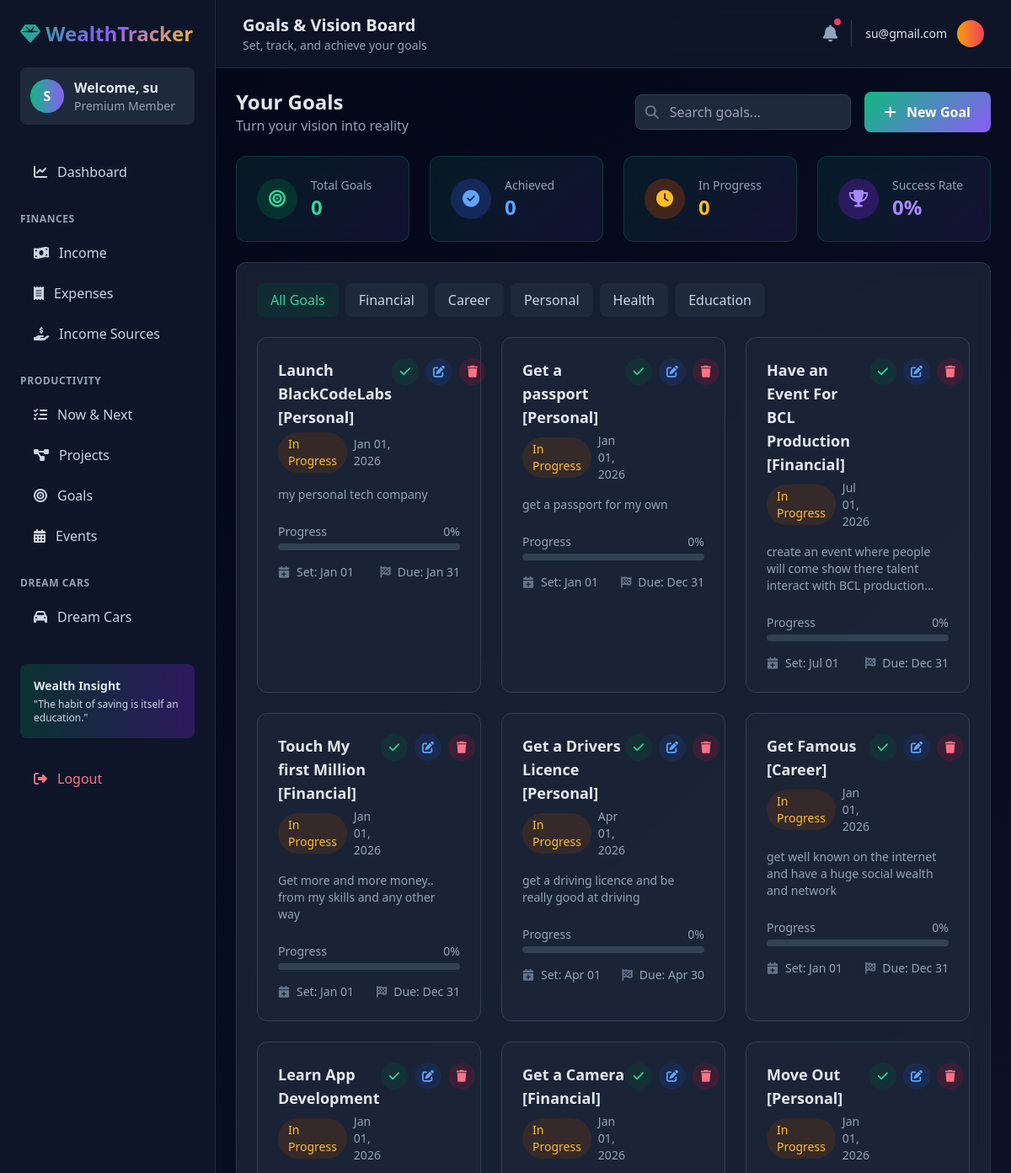
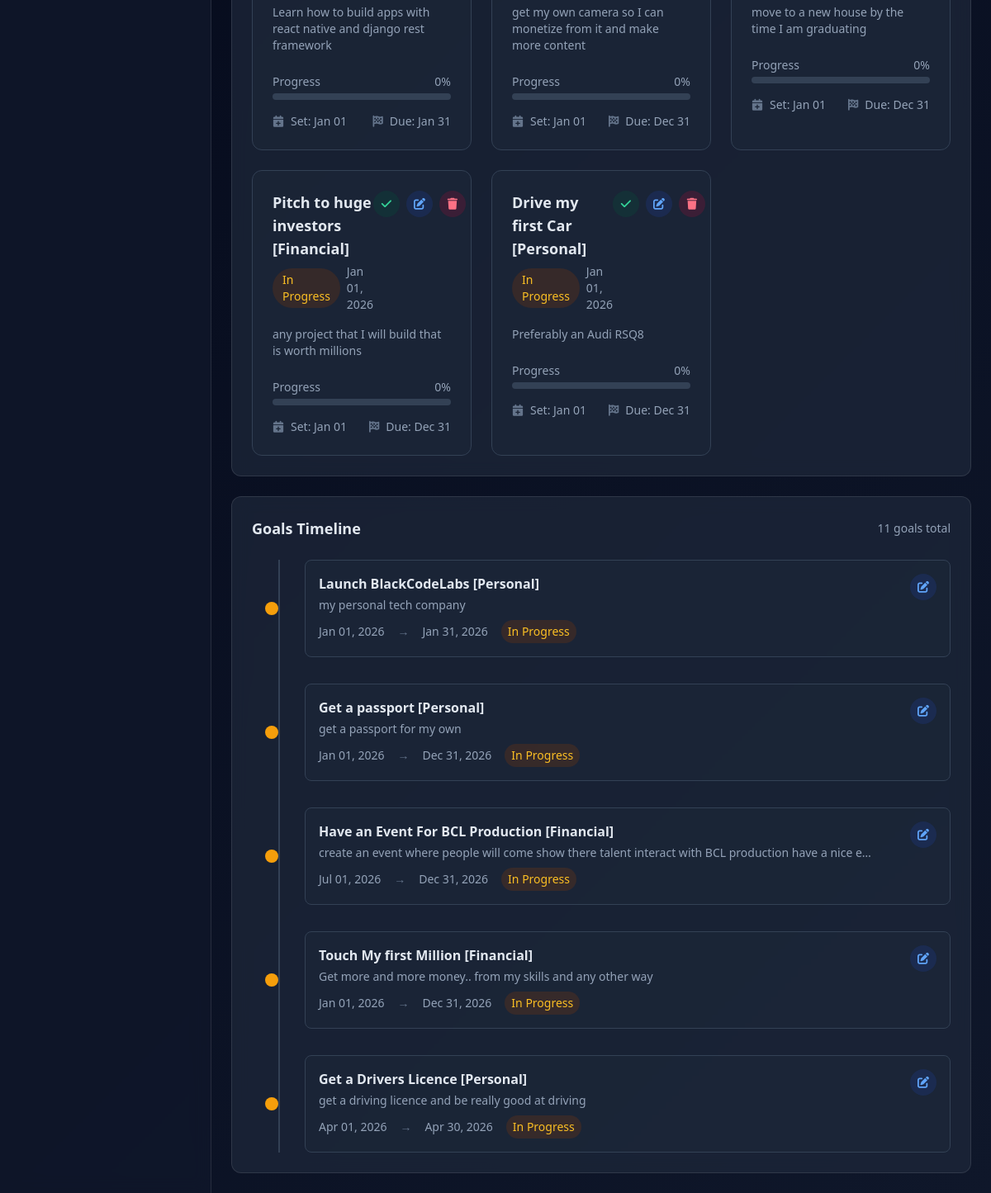
Screenshot of /goals/ (signed in) with the database file from the repository (2 pictures, top to bottom).
### Tracker/models.py (models this page shows, shortened)
class Goals(models.Model):
    user = models.ForeignKey(User, on_delete=models.CASCADE, null=True)
    goal_title = models.CharField(max_length=100, default="")
    date_set = models.DateTimeField(default=timezone.now)
    goal_description = models.TextField(default="")
    end_date = models.DateTimeField(default=timezone.now)
    achieved = models.BooleanField(default=False)

### Tracker/views.py (the view)
# urls.py: path('goals/', views.GoalsListView.as_view(), name='goals-list'),
class GoalsListView(LoginRequiredMixin, ListView):
    model = Goals
    template_name = 'tracker/goals_list.html'
    context_object_name = 'goals'
    def get_queryset(self):
        return Goals.objects.filter(user=self.request.user)

### Tracker/templates/tracker/goals_list.html (shortened to what this page needs)
{% extends 'tracker/base.html' %}
{% load static %}
{% block header_title %}Goals & Vision Board{% endblock %}
{% block header_subtitle %}Set, track, and achieve your goals{% endblock %}
{% block content %}
<div class="space-y-6">
    <div class="flex flex-col md:flex-row items-start md:items-center justify-between gap-4">
        <div>
            <h2 class="text-2xl font-bold">Your Goals</h2>
            <p class="text-slate-400">Turn your vision into reality</p>
        </div>
        <div class="flex items-center space-x-4">
            <div class="relative">
                <input type="text"
                       placeholder="Search goals..."
                       class="bg-slate-800 border border-slate-700 rounded-lg px-4 py-2 pl-10 w-full md:w-64 focus:outline-none focus:ring-2 focus:ring-emerald-500">
                <i class="fas fa-search absolute left-3 top-1/2 transform -translate-y-1/2 text-slate-500"></i>
            </div>
            <a href="{% url 'goals-create' %}" class="btn-primary">
                <i class="fas fa-plus mr-2"></i> New Goal
            </a>
        </div>
    </div>
    <div class="grid grid-cols-1 md:grid-cols-4 gap-6">
        <div class="stat-card card p-6 rounded-xl">
            <div class="flex items-center">
                <div class="w-12 h-12 bg-emerald-900/50 rounded-full flex items-center justify-center mr-4">
                    <i class="fas fa-bullseye text-emerald-400 text-xl"></i>
                </div>
                <div>
                    <p class="text-slate-400 text-sm">Total Goals</p>
                    <h3 class="text-2xl font-bold text-emerald-400">{{ total_goals|default:"0" }}</h3>
                </div>
            </div>
        </div>
        <div class="stat-card card p-6 rounded-xl">
            <div class="flex items-center">
                <div class="w-12 h-12 bg-blue-900/50 rounded-full flex items-center justify-center mr-4">
                    <i class="fas fa-check-circle text-blue-400 text-xl"></i>
                </div>
                <div>
                    <p class="text-slate-400 text-sm">Achieved</p>
                    <h3 class="text-2xl font-bold text-blue-400">{{ achieved_count|default:"0" }}</h3>
                </div>
            </div>
        </div>
        <div class="stat-card card p-6 rounded-xl">
            <div class="flex items-center">
                <div class="w-12 h-12 bg-amber-900/50 rounded-full flex items-center justify-center mr-4">
                    <i class="fas fa-clock text-amber-400 text-xl"></i>
                </div>
                <div>
                    <p class="text-slate-400 text-sm">In Progress</p>
                    <h3 class="text-2xl font-bold text-amber-400">{{ in_progress_count|default:"0" }}</h3>
                </div>
            </div>
        </div>
        <div class="stat-card card p-6 rounded-xl">
            <div class="flex items-center">
                <div class="w-12 h-12 bg-violet-900/50 rounded-full flex items-center justify-center mr-4">
                    <i class="fas fa-trophy text-violet-400 text-xl"></i>
                </div>
                <div>
                    <p class="text-slate-400 text-sm">Success Rate</p>
                    <h3 class="text-2xl font-bold text-violet-400">{{ success_rate|default:"0" }}%</h3>
                </div>
            </div>
        </div>
    </div>
    <div class="card rounded-xl p-6">
        <div class="flex flex-wrap gap-2 mb-6">
            <button class="px-4 py-2 bg-emerald-900/30 text-emerald-400 rounded-lg font-medium">All Goals</button>
            <button class="px-4 py-2 bg-slate-800 hover:bg-slate-700 text-slate-300 rounded-lg">Financial</button>
            <button class="px-4 py-2 bg-slate-800 hover:bg-slate-700 text-slate-300 rounded-lg">Career</button>
            <button class="px-4 py-2 bg-slate-800 hover:bg-slate-700 text-slate-300 rounded-lg">Personal</button>
            <button class="px-4 py-2 bg-slate-800 hover:bg-slate-700 text-slate-300 rounded-lg">Health</button>
            <button class="px-4 py-2 bg-slate-800 hover:bg-slate-700 text-slate-300 rounded-lg">Education</button>
        </div>
        <div class="grid grid-cols-1 md:grid-cols-2 lg:grid-cols-3 gap-6">
            {% for goal in goals %}
            <div class="bg-slate-800/50 rounded-xl p-6 border {% if goal.achieved %}border-emerald-500/50{% else %}border-slate-700{% endif %} hover:border-emerald-500 transition-colors">
                <div class="flex items-start justify-between mb-4">
                    <div class="flex-1">
                        <h3 class="text-lg font-bold mb-1">{{ goal.goal_title }}</h3>
                        <div class="flex items-center space-x-2">
                            <span class="px-3 py-1 {% if goal.achieved %}bg-emerald-900/30 text-emerald-400{% else %}bg-amber-900/30 text-amber-400{% endif %} rounded-full text-sm">
                                {% if goal.achieved %}Achieved{% else %}In Progress{% endif %}
                            </span>
                            <span class="text-sm text-slate-400">{{ goal.date_set|date:"M d, Y" }}</span>
                        </div>
                    </div>
                    <div class="flex items-center space-x-2">
                        {% if not goal.achieved %}
                        <button onclick="markAchieved({{ goal.pk }})" class="w-8 h-8 bg-emerald-900/30 hover:bg-emerald-900/50 rounded-full flex items-center justify-center text-emerald-400 hover:text-emerald-300">
                            <i class="fas fa-check text-sm"></i>
                        </button>
                        {% endif %}
                        <a href="{% url 'goals-update' goal.pk %}"
                           class="w-8 h-8 bg-blue-900/30 hover:bg-blue-900/50 rounded-full flex items-center justify-center text-blue-400 hover:text-blue-300">
                            <i class="fas fa-edit text-sm"></i>
                        </a>
                        <a href="{% url 'goals-delete' goal.pk %}"
                           class="w-8 h-8 bg-rose-900/30 hover:bg-rose-900/50 rounded-full flex items-center justify-center text-rose-400 hover:text-rose-300">
                            <i class="fas fa-trash text-sm"></i>
                        </a>
                    </div>
                </div>
                <p class="text-slate-400 text-sm mb-6 line-clamp-3">{{ goal.goal_description|truncatechars:150 }}</p>
                <div class="space-y-4">
                    <div>
                        <div class="flex justify-between items-center mb-1">
                            <span class="text-sm text-slate-400">Progress</span>
                            <span class="text-sm {% if goal.achieved %}text-emerald-400{% else %}text-slate-400{% endif %}">
                                {% if goal.achieved %}100%{% else %}{{ goal.progress|default:"0" }}%{% endif %}
                            </span>
                        </div>
                        <div class="w-full bg-slate-700 rounded-full h-2">
                        </div>
                    </div>
                    <div class="flex items-center justify-between text-sm">
                        <div class="flex items-center">
                            <i class="fas fa-calendar-plus text-slate-500 mr-2"></i>
                            <span class="text-slate-400">Set: {{ goal.date_set|date:"M d" }}</span>
                        </div>
                        <div class="flex items-center">
                            <i class="fas fa-flag-checkered text-slate-500 mr-2"></i>
                            <span class="text-slate-400">Due: {{ goal.end_date|date:"M d" }}</span>
                        </div>
                    </div>
                </div>
            </div>
            {% endfor %}
        </div>
    </div>
    <div class="card rounded-xl p-6">
        <div class="flex items-center justify-between mb-6">
            <h3 class="text-lg font-semibold">Goals Timeline</h3>
            <span class="text-sm text-slate-400">{{ goals|length }} goals total</span>
        </div>
        <div class="relative">
            <div class="absolute left-8 top-0 bottom-0 w-0.5 bg-slate-700"></div>
            <div class="space-y-8">
                {% for goal in goals|slice:":5" %}
                <div class="relative pl-16">
                    <div class="absolute left-6 top-1/2 transform -translate-y-1/2 -translate-x-1/2">
                        <div class="w-4 h-4 rounded-full {% if goal.achieved %}bg-emerald-500{% else %}bg-amber-500{% endif %}"></div>
                    </div>
                    <div class="bg-slate-800/50 rounded-lg p-4 border border-slate-700">
                        <div class="flex items-start justify-between">
                            <div>
                                <h4 class="font-bold mb-1">{{ goal.goal_title }}</h4>
                                <p class="text-sm text-slate-400 mb-2">{{ goal.goal_description|truncatechars:100 }}</p>
                                <div class="flex items-center space-x-4 text-sm">
                                    <span class="text-slate-400">{{ goal.date_set|date:"M d, Y" }}</span>
                                    <span class="text-slate-500">→</span>
                                    <span class="{% if goal.end_date < now %}text-rose-400{% else %}text-slate-400{% endif %}">{{ goal.end_date|date:"M d, Y" }}</span>
                                    <span class="px-2 py-1 {% if goal.achieved %}bg-emerald-900/30 text-emerald-400{% else %}bg-amber-900/30 text-amber-400{% endif %} rounded-full">
                                        {% if goal.achieved %}Achieved{% else %}In Progress{% endif %}
                                    </span>
                                </div>
                            </div>
                            <div class="flex items-center space-x-2">
                                <a href="{% url 'goals-update' goal.pk %}"
                                   class="w-8 h-8 bg-blue-900/30 hover:bg-blue-900/50 rounded-full flex items-center justify-center text-blue-400 hover:text-blue-300">
                                    <i class="fas fa-edit text-sm"></i>
                                </a>
                            </div>
                        </div>
                    </div>
                </div>
                {% empty %}
                <div class="text-center py-8">
                    <p class="text-slate-400">No goals to display on timeline</p>
                </div>
                {% endfor %}
            </div>
        </div>
    </div>
</div>
{% endblock %}

### Tracker/templates/tracker/base.html (shortened to what this page needs)
{% load static %}
<!DOCTYPE html>
<html lang="en" class="dark">
<head>
    <script src="https://cdn.tailwindcss.com"></script>
    <link rel="stylesheet" href="https://cdnjs.cloudflare.com/ajax/libs/font-awesome/6.4.0/css/all.min.css">
</head>
<body class="font-sans antialiased">
    <div class="flex h-screen">
        <aside class="sidebar w-64 flex-shrink-0 overflow-y-auto">
            <div class="p-6">
                <h1 class="text-2xl font-bold gradient-text">
                    <i class="fas fa-gem"></i> WealthTracker
                </h1>
                <div class="mt-6">
                    <div class="flex items-center space-x-3 p-3 bg-slate-800 rounded-lg">
                        <div class="w-10 h-10 bg-gradient-to-r from-emerald-500 to-violet-500 rounded-full flex items-center justify-center">
                            <span class="font-bold text-white">{{ request.user.username|first|upper }}</span>
                        </div>
                        <div>
                            <p class="font-semibold">Welcome, {{ request.user.username }}</p>
                            <p class="text-sm text-slate-400">Premium Member</p>
                        </div>
                    </div>
                </div>
                <nav class="mt-8">
                    <a href="{% url 'dashboard' %}" class="sidebar-link {% if request.path == '/' %}active{% endif %}">
                        <i class="fas fa-chart-line"></i> Dashboard
                    </a>
                    <p class="text-slate-400 text-xs uppercase tracking-wider font-semibold mt-6 mb-2">Finances</p>
                    <a href="{% url 'income-list' %}" class="sidebar-link">
                        <i class="fas fa-money-bill-wave"></i> Income
                    </a>
                    <a href="{% url 'expenses-list' %}" class="sidebar-link">
                        <i class="fas fa-receipt"></i> Expenses
                    </a>
                    <a href="{% url 'incomesource-list' %}" class="sidebar-link">
                        <i class="fas fa-hand-holding-usd"></i> Income Sources
                    </a>
                    <p class="text-slate-400 text-xs uppercase tracking-wider font-semibold mt-6 mb-2">Productivity</p>
                    <a href="{% url 'nownext-list' %}" class="sidebar-link">
                        <i class="fas fa-tasks"></i> Now & Next
                    </a>
                    <a href="{% url 'projects-list' %}" class="sidebar-link">
                        <i class="fas fa-project-diagram"></i> Projects
                    </a>
                    <a href="{% url 'goals-list' %}" class="sidebar-link">
                        <i class="fas fa-bullseye"></i> Goals
                    </a>
                    <a href="{% url 'event-list' %}" class="sidebar-link">
                        <i class="fas fa-calendar-alt"></i> Events
                    </a>
                    <p class="text-slate-400 text-xs uppercase tracking-wider font-semibold mt-6 mb-2">Dream Cars</p>
                    <a href="{% url 'dreamcar-list' %}" class="sidebar-link">
                        <i class="fas fa-car"></i> Dream Cars
                    </a>
                    <div class="mt-8 p-4 bg-gradient-to-r from-emerald-900/50 to-violet-900/50 rounded-lg">
                        <p class="text-sm font-semibold">Wealth Insight</p>
                        <p class="text-xs text-slate-300 mt-1">"The habit of saving is itself an education."</p>
                    </div>
                    <div class="mt-6">
                        <a href="{% url 'logout' %}" class="sidebar-link text-rose-400 hover:text-rose-300">
                            <i class="fas fa-sign-out-alt"></i> Logout
                        </a>
                    </div>
                </nav>
            </div>
        </aside>
        <div class="flex-1 overflow-y-auto">
            <header class="sticky top-0 z-10 bg-slate-900/90 backdrop-blur-md border-b border-slate-800">
                <div class="flex items-center justify-between px-8 py-4">
                    <div>
                        <h2 class="text-xl font-semibold">{% block header_title %}Dashboard{% endblock %}</h2>
                        <p class="text-sm text-slate-400">{% block header_subtitle %}Track your wealth journey{% endblock %}</p>
                    </div>
                    <div class="flex items-center space-x-4">
                        <div class="relative">
                            <i class="fas fa-bell text-slate-400 text-xl"></i>
                            <span class="absolute -top-1 -right-1 w-2 h-2 bg-rose-500 rounded-full"></span>
                        </div>
                        <div class="flex items-center space-x-3">
                            <span class="text-sm font-medium">{{ request.user.email }}</span>
                            <div class="w-8 h-8 bg-gradient-to-r from-amber-500 to-rose-500 rounded-full"></div>
                        </div>
                    </div>
                </div>
            </header>
            <main class="p-6">
                {% block content %}{% endblock %}
            </main>
        </div>
    </div>
</body>
</html>

### rows the page displays
Goals: goal_title "Launch BlackCodeLabs [Personal]", shows "In Progress", date_set "Jan 01, 2026", goal_description "my personal tech company", progress "0", date_set "Jan 01", end_date "Jan 31", end_date "Jan 31, 2026"
Goals: goal_title "Get a passport [Personal]", shows "In Progress", date_set "Jan 01, 2026", goal_description "get a passport for my own", progress "0", date_set "Jan 01", end_date "Dec 31", end_date "Dec 31, 2026"
Goals: goal_title "Have an Event For BCL Production [Financial]", shows "In Progress", date_set "Jul 01, 2026", goal_description "create an event where people will come show there talent interact with BCL…", progress "0", date_set "Jul 01", end_date "Dec 31", goal_description "create an event where people will come show there talent interact with BCL production have a nice e…", end_date "Dec 31, 2026"
Goals: goal_title "Touch My first Million [Financial]", shows "In Progress", date_set "Jan 01, 2026", goal_description "Get more and more money.. from my skills and any other way", progress "0", date_set "Jan 01", end_date "Dec 31", end_date "Dec 31, 2026"
Goals: goal_title "Get a Drivers Licence [Personal]", shows "In Progress", date_set "Apr 01, 2026", goal_description "get a driving licence and be really good at driving", progress "0", date_set "Apr 01", end_date "Apr 30", end_date "Apr 30, 2026"
Goals: goal_title "Get Famous [Career]", shows "In Progress", date_set "Jan 01, 2026", goal_description "get well known on the internet and have a huge social wealth and network", progress "0", date_set "Jan 01", end_date "Dec 31"
Goals: goal_title "Learn App Development", shows "In Progress", date_set "Jan 01, 2026", goal_description "Learn how to build apps with react native and django rest framework", progress "0", date_set "Jan 01", end_date "Jan 31"
Goals: goal_title "Get a Camera [Financial]", shows "In Progress", date_set "Jan 01, 2026", goal_description "get my own camera so I can monetize from it and make more content", progress "0", date_set "Jan 01", end_date "Dec 31"
Goals: goal_title "Move Out [Personal]", shows "In Progress", date_set "Jan 01, 2026", goal_description "move to a new house by the time I am graduating", progress "0", date_set "Jan 01", end_date "Dec 31"
Goals: goal_title "Pitch to huge investors [Financial]", shows "In Progress", date_set "Jan 01, 2026", goal_description "any project that I will build that is worth millions", progress "0", date_set "Jan 01", end_date "Dec 31"
Goals: goal_title "Drive my first Car [Personal]", shows "In Progress", date_set "Jan 01, 2026", goal_description "Preferably an Audi RSQ8", progress "0", date_set "Jan 01", end_date "Dec 31"

### other values shown
{{ request.user.username|first|upper }} "S"
{{ request.user.username }} "su"
{{ request.user.email }} "su@gmail.com"
{{ total_goals|default:"0" }} "0"
{{ achieved_count|default:"0" }} "0"
{{ in_progress_count|default:"0" }} "0"
{{ success_rate|default:"0" }} "0"
{{ goals|length }} "11"
